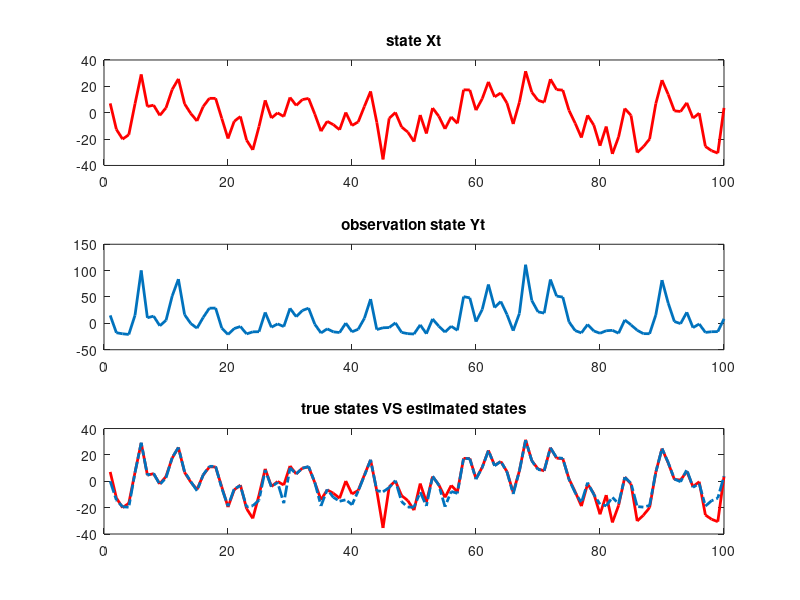
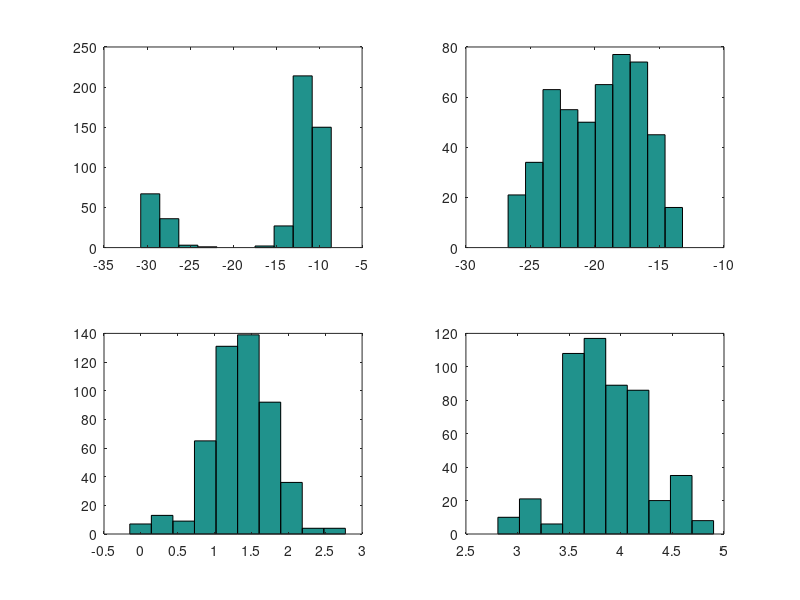

These figures' MATLAB source, in order:

clear all; close all;

N=100;
u = 10*randn(1);
v = randn(1);

x(1) = 10*rand(1);
y(1) = x(1)^2/20 + 2*x(1) + v;

% simulate state Xt and observation Yt
for i=2:N
    u = 10*randn(1);
    v = randn(1);
    x(i) = (1/2)*(x(i-1)) + 25*x(i-1)/(1+x(i-1)^2) + 8*cos(1.2*i)+u;
    y(i) = x(i)^2/20 + 2*x(i) + v;
end

% display Xt and Yt
figure (3);
subplot(311);
plot(x,'r','LineWidth',2);
title('state Xt');
subplot(312);
plot(y,'LineWidth',2);
title('observation state Yt');

% Sequential Monte Carlo method
% generate 500 samples
x_s(1,:) = 10*rand(1,500);

for i=2:N
  % generate the  prediction set
    u = 10*randn(1,500);
    x_pred(i,:) = (1/2).*(x_s(i-1,:)) + 25.*x_s(i-1,:)./(1+x_s(i-1,:).^2) + 8*cos(1.2*i)+ u;
      
     
  % compute the weights and normalize
    v = randn(1,500);
      
    w(i,:) = normpdf(y(i),x_pred(i,:).^2./20+2.*x_pred(i,:),1);
    w_n(i,:) = w(i,:)/sum(w(i,:));
    W_n(i,:) = cumsum(w_n(i,:));
    
    theta_hat(i,:)= sum(w_n(i,:).*x_pred(i,:));
      
  %  resample
      for t=1:500
          U = rand;
          
          num = find(U-W_n(i,:)<0);
          x_s(i,t) = x_pred(i,num(1));
      end
end


subplot(3,1,3);
plot(1:100,x,'r-','LineWidth',2);
title('true states VS estimated states');
hold on;
plot(1:100,theta_hat,'-.', 'LineWidth',2);
  
              
%compute R_square
X_est = theta_hat(11:100)';
R_square= 1-sum((x(11:100)-X_est).^2)/sum((x(11:100)-mean(X_est)).^2);
     
   
     
% plot the histogram of the samples from posterior at t=25,50,75,100
figure (4); 

for k=1:4
    subplot(2,2,k);
    data=x_s(25*k,:);
    hist(data);
    [h(k),p(k)]=kstest((data-mean(data))/std(data));
end
p
h

     
 
